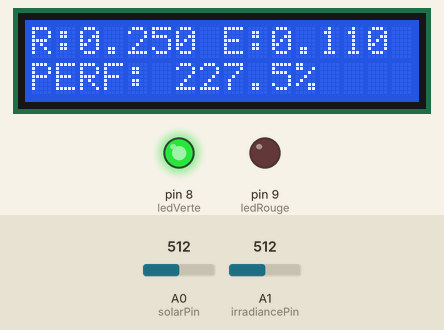
Simulated run of this sketch. Board: Arduino Uno, built with avr-gcc and run on an emulated ATmega328P. On the bench: 16×2 character LCD, output pins drawn as LEDs (lit = HIGH). The inputs (shaded band) are chosen by the test bench; at power-on: A1 (irradiancePin) = 512, A0 (solarPin) = 512. What the sketch prints to the serial monitor is not drawn.

Above: at 3.2 s.
3.3 s: A1 (irradiancePin) set to 215
At 3.7 s:
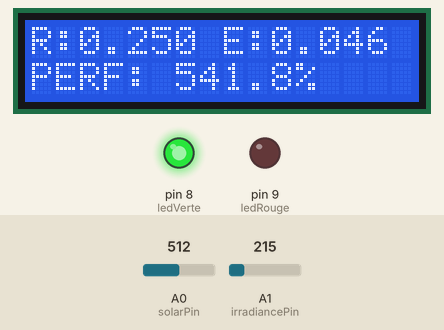
5.1 s: A1 (irradiancePin) set to 191
At 7.0 s:
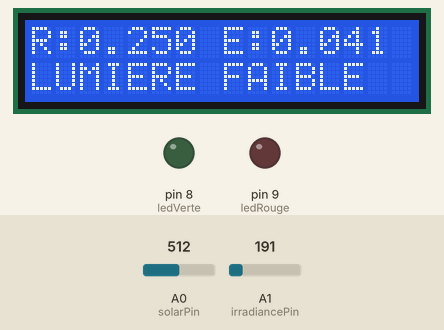
7.4 s: A0 (solarPin) set to 716
At 9.3 s:
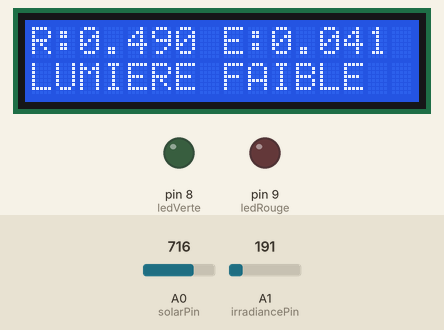
10.0 s: A0 (solarPin) set to 900
At 11.6 s:
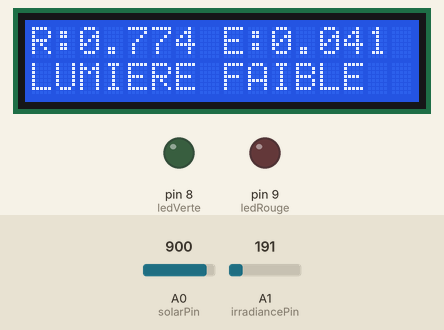
12.6 s: A1 (irradiancePin) set to 122
At 15.0 s:
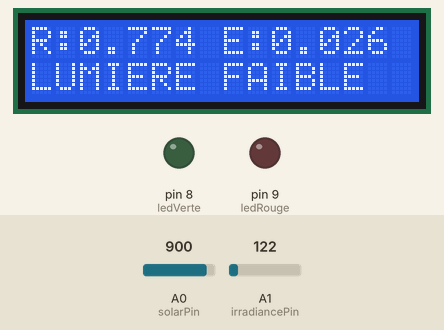
15.3 s: A0 (solarPin) set to 1023
At 17.4 s:
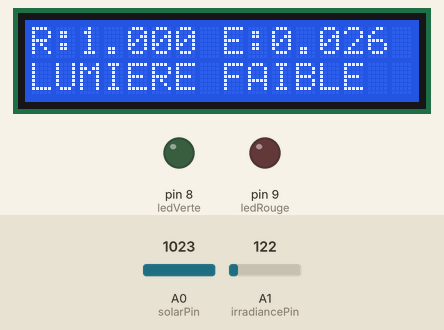
Timing chart, 0 to 18.9 s (numbered marks = the images above; inputs shaded):
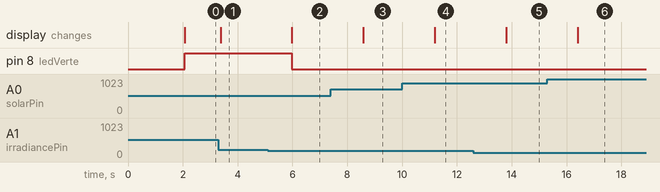

Measured:
- the behaviour switches between 205 and 204 on A1 (irradiancePin) (found by bisection; images 1 and 2)
- after the input at 3.3 s, the display: changes after 0.08 s (image 1)
- after the input at 5.1 s, pin 8 (ledVerte): HIGH → LOW after 0.88 s; the display: changes after 0.88 s (image 2)
- after the input at 7.4 s, the display: changes after 1.2 s (image 3)
- after the input at 10.0 s, the display: changes after 1.2 s (image 4)
- after the input at 12.6 s, the display: changes after 1.2 s (image 5)
- after the input at 15.3 s, the display: changes after 1.1 s (image 6)

The sketch:

solar_monitor.ino
```cpp
#include <LiquidCrystal.h>

// Configuration LCD
LiquidCrystal lcd(12, 11, 5, 4, 3, 2);

// Broches Arduino
const int solarPin = A0;
const int irradiancePin = A1;
const int ledVerte = 8;
const int ledRouge = 9;

// Configuration du panneau
const float Rcharge = 100.0;
const float puissanceMax = 0.220;

// Seuil de performance : 80%
const float seuilPerformance = 80.0;

// Energie cumulee en Wh
float energieReelle = 0.0;
float energieAttendue = 0.0;

// Detection des anomalies
int compteurAnomalies = 0;
unsigned long dernierTemps = 0;

void setup() {
  Serial.begin(9600);

  pinMode(ledVerte, OUTPUT);
  pinMode(ledRouge, OUTPUT);

  lcd.begin(16, 2);

  lcd.print("SMART SOLAR IoT");
  lcd.setCursor(0, 1);
  lcd.print("Initialisation");

  delay(2000);
  lcd.clear();

  dernierTemps = millis();
}

void loop() {

  // 1. Mesure de tension
  float tension = analogRead(solarPin)
                  * 10.0 / 1023.0;

  // 2. Calcul du courant
  float courant = tension / Rcharge;

  // 3. Puissance reelle
  float productionReelle = tension * courant;

  // 4. Irradiance de reference simulee
  float irradiance = analogRead(irradiancePin)
                     / 1023.0;

  // 5. Production attendue
  float productionAttendue =
        puissanceMax * irradiance;

  // 6. Calcul de performance
  bool evaluationPossible = irradiance >= 0.2;

  float performance = 0;

  if (evaluationPossible) {
    performance = (productionReelle /
                   productionAttendue) * 100.0;
  }

  // 7. Calcul du manque de production
  float perte = productionAttendue
                - productionReelle;

  if (perte < 0) {
    perte = 0;
  }

  // 8. Accumulation de l'energie
  unsigned long maintenant = millis();

  float heures = (maintenant - dernierTemps)
                 / 3600000.0;

  dernierTemps = maintenant;

  energieReelle += productionReelle * heures;
  energieAttendue += productionAttendue * heures;

  // 9. Detection de sous-performance
  if (evaluationPossible &&
      performance < seuilPerformance) {

    if (compteurAnomalies < 5) {
      compteurAnomalies++;
    }

  } else {
    compteurAnomalies = 0;
  }

  bool alerte = compteurAnomalies >= 5;

  // 10. Gestion des LED
  digitalWrite(ledRouge, alerte ? HIGH : LOW);

  digitalWrite(ledVerte,
    evaluationPossible &&
    performance >= seuilPerformance ? HIGH : LOW);

  // 11. Affichage LCD
  lcd.setCursor(0, 0);

  lcd.print("R:");
  lcd.print(productionReelle, 3);

  lcd.print(" E:");
  lcd.print(productionAttendue, 3);
  lcd.print(" ");

  lcd.setCursor(0, 1);
  lcd.print("                ");
  lcd.setCursor(0, 1);

  if (!evaluationPossible) {

    lcd.print("LUMIERE FAIBLE");

  } else if (alerte) {

    lcd.print("ALERTE ");
    lcd.print(performance, 1);
    lcd.print("%");

  } else {

    lcd.print("PERF: ");
    lcd.print(performance, 1);
    lcd.print("%");
  }

  // 12. Moniteur serie
  Serial.println("===== SMART SOLAR IoT =====");

  Serial.print("Tension : ");
  Serial.print(tension, 2);
  Serial.println(" V");

  Serial.print("Courant : ");
  Serial.print(courant * 1000, 2);
  Serial.println(" mA");

  Serial.print("Production reelle : ");
  Serial.print(productionReelle, 3);
  Serial.println(" W");

  Serial.print("Production attendue : ");
  Serial.print(productionAttendue, 3);
  Serial.println(" W");

  Serial.print("Irradiance simulee : ");
  Serial.print(irradiance * 100, 1);
  Serial.println(" %");

  Serial.print("Performance : ");

  if (evaluationPossible) {
    Serial.print(performance, 1);
    Serial.println(" %");
  } else {
    Serial.println("Non evaluable");
  }

  Serial.print("Perte de puissance : ");
  Serial.print(perte, 3);
  Serial.println(" W");

  Serial.print("Energie reelle cumulee : ");
  Serial.print(energieReelle, 6);
  Serial.println(" Wh");

  Serial.print("Energie attendue cumulee : ");
  Serial.print(energieAttendue, 6);
  Serial.println(" Wh");

  if (!evaluationPossible) {

    Serial.println("STATUT : Lumiere faible");

  } else if (alerte) {

    Serial.println("ALERTE : Sous-performance !");
    Serial.println("Verification recommandee");

  } else if (performance < seuilPerformance) {

    Serial.println("STATUT : Anomalie en verification");

  } else {

    Serial.println("STATUT : Production normale");
  }

  Serial.println("============================");
  Serial.println();

  delay(1000);
}
```
